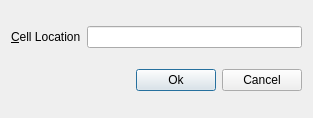
<?xml version="1.0" encoding="UTF-8"?>
<ui version="4.0">
 <class>Dialog</class>
 <widget class="QDialog" name="Dialog">
  <property name="geometry">
   <rect>
    <x>0</x>
    <y>0</y>
    <width>313</width>
    <height>118</height>
   </rect>
  </property>
  <property name="windowTitle">
   <string>Dialog</string>
  </property>
  <layout class="QVBoxLayout" name="verticalLayout">
   <item>
    <layout class="QHBoxLayout" name="horizontalLayout_2">
     <item>
      <widget class="QLabel" name="label">
       <property name="text">
        <string>&amp;Cell Location</string>
       </property>
       <property name="buddy">
        <cstring>lineEdit</cstring>
       </property>
      </widget>
     </item>
     <item>
      <widget class="QLineEdit" name="lineEdit"/>
     </item>
    </layout>
   </item>
   <item>
    <layout class="QHBoxLayout" name="horizontalLayout">
     <item>
      <spacer name="horizontalSpacer">
       <property name="orientation">
        <enum>Qt::Horizontal</enum>
       </property>
       <property name="sizeHint" stdset="0">
        <size>
         <width>58</width>
         <height>20</height>
        </size>
       </property>
      </spacer>
     </item>
     <item>
      <widget class="QPushButton" name="pushButton">
       <property name="text">
        <string>Ok</string>
       </property>
      </widget>
     </item>
     <item>
      <widget class="QPushButton" name="pushButton_2">
       <property name="text">
        <string>Cancel</string>
       </property>
      </widget>
     </item>
    </layout>
   </item>
  </layout>
 </widget>
 <resources/>
 <connections>
  <connection>
   <sender>pushButton</sender>
   <signal>clicked()</signal>
   <receiver>Dialog</receiver>
   <slot>accept()</slot>
   <hints>
    <hint type="sourcelabel">
     <x>147</x>
     <y>82</y>
    </hint>
    <hint type="destinationlabel">
     <x>65</x>
     <y>76</y>
    </hint>
   </hints>
  </connection>
  <connection>
   <sender>pushButton_2</sender>
   <signal>clicked()</signal>
   <receiver>Dialog</receiver>
   <slot>reject()</slot>
   <hints>
    <hint type="sourcelabel">
     <x>251</x>
     <y>81</y>
    </hint>
    <hint type="destinationlabel">
     <x>111</x>
     <y>62</y>
    </hint>
   </hints>
  </connection>
 </connections>
</ui>
